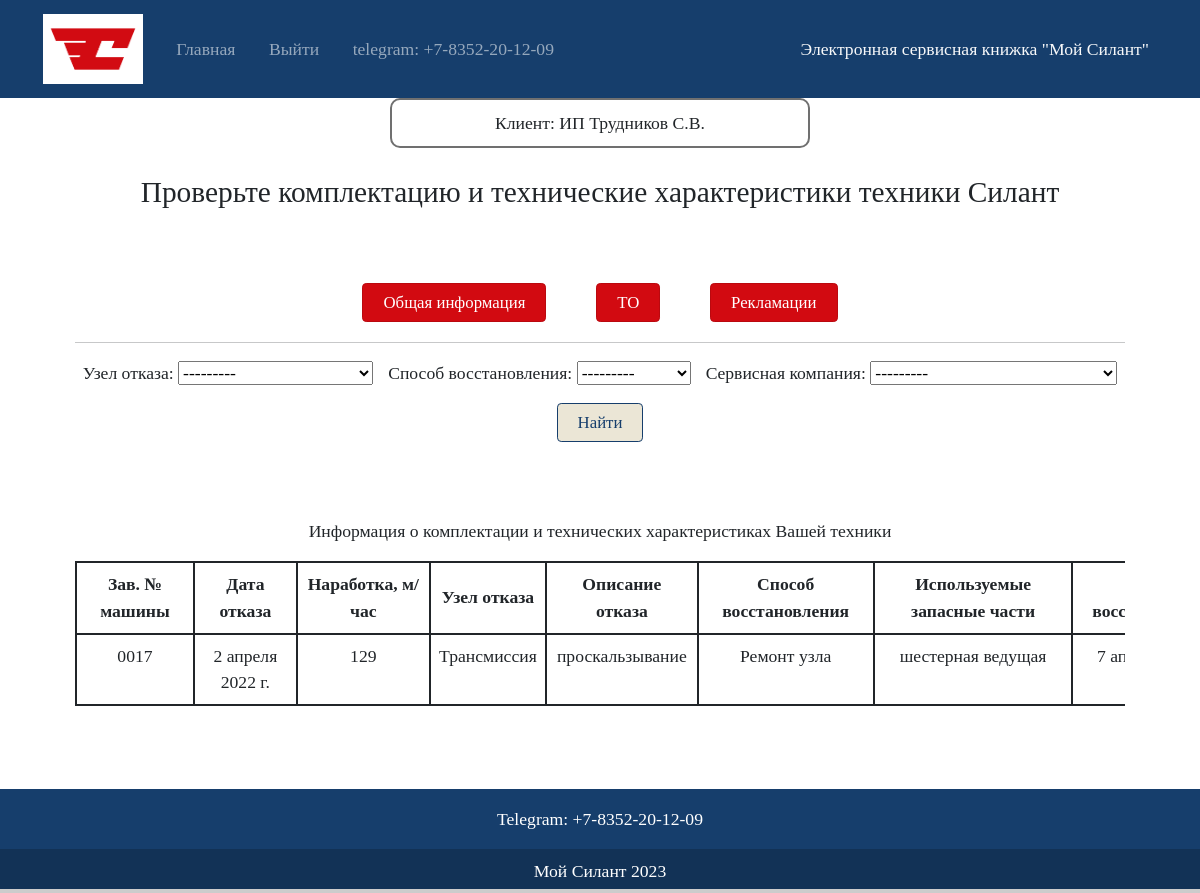
The page /reclamations/ (signed in) on the database its author committed.
### base/models.py (models this page shows, shortened)
class UserProfile(models.Model):
    user = models.OneToOneField(User, on_delete=models.CASCADE, related_name='profile',)
    name = models.CharField(max_length=126,  verbose_name='Описание')
    class Meta:
        verbose_name = 'Профиль'
        verbose_name_plural = 'Профили'

class Reclamation(models.Model):
    machine = models.ForeignKey('Machine', on_delete=models.CASCADE,
                                related_name='machine_reclams',
                                verbose_name='Машина')
    fail_date = models.DateField(verbose_name='Дата отказа')
    operating = models.IntegerField(default=0, verbose_name='Наработка, м/час')
    fail_node = models.ForeignKey('Spravochnik', on_delete=models.CASCADE,
                                  related_name='fails',
                                  limit_choices_to={'type_name': 'FT'},
                                  verbose_name='Узел отказа')
    fail_descrip = models.CharField(max_length=126, verbose_name='Описание отказа')
    recovery = models.ForeignKey('Spravochnik', on_delete=models.CASCADE,
                                 related_name='recovers',
                                 limit_choices_to={'type_name': 'RE'},
                                 verbose_name='Способ восстановления')
    parts = models.CharField(max_length=126, verbose_name='Используемые запасные части')
    recovery_date = models.DateField(verbose_name='Дата восстановления')
    idleness = models.IntegerField(default=0, verbose_name='Время простоя техники')
    service = models.ForeignKey('Spravochnik', on_delete=models.CASCADE,
                                related_name='service_reclams',
                                limit_choices_to={'type_name': 'SR'},
                                verbose_name='Cервисная компания')
    """Функция, вызываемая в сигнале post_save: расчет количества дней"""
    class Meta:
        verbose_name = 'Рекламация'
        verbose_name_plural = 'Рекламации'

class Machine(models.Model):
    number = models.CharField(max_length=50, unique=True, verbose_name='Зав. № машины')
    tech_model = models.ForeignKey('Spravochnik', on_delete=models.CASCADE,
                                   related_name='techs',
                                   limit_choices_to={'type_name': 'TC'},
                                   verbose_name='Модель техники')
    eng_model = models.ForeignKey('Spravochnik', on_delete=models.CASCADE,
                                  related_name='engines',
                                  limit_choices_to={'type_name': 'EN'},
                                  verbose_name='Модель двигателя')
    eng_num = models.CharField(max_length=50, unique=True, verbose_name='Зав. № двигателя')
    tran_model = models.ForeignKey('Spravochnik', on_delete=models.CASCADE,
                                   related_name='trans',
                                   limit_choices_to={'type_name': 'TR'},
                                   verbose_name='Модель трансмиссии')
    tran_num = models.CharField(max_length=50, unique=True, verbose_name='Зав. № трансмиссии')
    drive_axle = models.ForeignKey('Spravochnik', on_delete=models.CASCADE,
                                   related_name='drives',
                                   limit_choices_to={'type_name': 'DA'},
                                   verbose_name='Модель ведущего моста')
    drive_num = models.CharField(max_length=50, unique=True, verbose_name='Зав. № ведущего моста')
    steer_axle = models.ForeignKey('Spravochnik', on_delete=models.CASCADE,
                                   related_name='steers',
                                   limit_choices_to={'type_name': 'SA'},
                                   verbose_name='Модель управляемого моста')
    steer_num = models.CharField(max_length=50, unique=True, verbose_name='Зав. № управляемого моста')
    dogovor = models.CharField(max_length=126, verbose_name='Договор поставки №, дата')
    shipping_date = models.DateField(verbose_name='Дата отгрузки с завода')
    consumer = models.CharField(max_length=126, verbose_name='Грузополучатель (конечный потребитель)')
    address = models.CharField(max_length=126, verbose_name='Адрес поставки (эксплуатации)')
    package = models.TextField(default="Стандарт", verbose_name='Комплектация (доп. опции)')
    client = models.ForeignKey(UserProfile, on_delete=models.CASCADE,
                               related_name='clients',
                               limit_choices_to={'user__groups__name': 'Клиент'},
                               verbose_name='Клиент')
    service = models.ForeignKey('Spravochnik', on_delete=models.CASCADE,
                                related_name='service_machines',
                                limit_choices_to={'type_name': 'SR'},
                                verbose_name='Сервисная компания')
    class Meta:
        verbose_name = 'Машина'
        verbose_name_plural = 'Машины'

class Spravochnik(models.Model):
    TECHNIQUE = 'TC'
    ENGINE = 'EN'
    TRANSMISSION = 'TR'
    DRIVE_AXLE = 'DA'
    STEERING_AXLE = 'SA'
    TO_TYPE = 'TO'
    FAILURE = 'FT'
    RECOVERY = 'RE'
    SERVICE = 'SR'
    HANDBOOK_CHOICES = [
        (TECHNIQUE, 'Модель техники'),
        (ENGINE, 'Модель двигателя'),
        (TRANSMISSION, 'Модель трансмиссии'),
        (DRIVE_AXLE, 'Модель ведущего моста'),
        (STEERING_AXLE, 'Модель управляемого моста'),
        (TO_TYPE, 'Вид TO'),
        (FAILURE, 'Характер отказа'),
        (RECOVERY, 'Способ восстановления'),
        (SERVICE, 'Сервисная компания'),
    ]
    type_name = models.CharField(
        max_length=2,
        choices=HANDBOOK_CHOICES,
        default='Не указано',
        verbose_name='Название справочника'
    )
    name = models.CharField(max_length=256, db_index=True, verbose_name='Название')
    description = models.CharField(max_length=2000, default='Отсутствует', verbose_name='Описание')
    class Meta:
        verbose_name = 'Справочник'
        verbose_name_plural = 'Справочники'
    def __str__(self):
        return self.name

### base/views.py (the view, shortened to what this page needs)
# urls.py: path('reclamations/', ReclamationListView.as_view(), name='reclamation'),
class ReclamationListView(LoginRequiredMixin, ListView):
    model = Reclamation
    template_name = 'reclams.html'
    context_object_name = 'reclamations'
    queryset = Reclamation.objects.order_by('fail_date')
    def get_context_data(self, **kwargs):
        context = super().get_context_data(**kwargs)
        reclam_list = ReclamationFilter(self.request.GET, queryset=self.get_queryset())
        context['filterset'] = reclam_list
        if self.request.user.groups.filter(name='Клиент').exists():
            context['is_client'] = True
            context['users_machines'] = users_machines = Machine.objects.filter(client=self.request.user.profile)
        for reclam in reclam_list.qs:
            if reclam.machine in users_machines:
                context['is_exist'] = True
                break
            else:
                context['is_exist'] = False
        return context

### templates/reclams.html (shortened to what this page needs)
{% extends 'layout.html' %}
{% block content %}
<div class="container">
    <div class="head-container">
        <div class="userInfo">
            {% if is_client%}
                Клиент: {{ request.user.profile.name }}
            {% else %}
                {% if is_service %}
                    Сервисная компания: {{ request.user.profile.name }}
                {% else %}
                    Страница менеджера
                {% endif %}
            {% endif %}
        </div>
        <br>
        <h3>Проверьте комплектацию и технические характеристики техники Силант</h3>
        <div class="buttons">
            <button class="btn btn-primary"> <a class="ref text-white" href="/">Общая информация</a> </button>
            <button class="btn btn-primary"> <a class="ref text-white" href="{% url 'main' %}">ТО</a> </button>
            <button class="btn btn-primary"> <a class="ref text-white" href="{% url 'reclamation' %}">Рекламации</a> </button>
        </div>
        <hr>
    </div>
    <div class="info-container">
        <div class="fil-form">
            <form action="" method="get" >
                 <div class="filter-form">
                     {% for field in filterset.form %}
                         <div>
                             {{ field.label_tag }}
                             {{ field }}
                         </div>
                     {% endfor %}
                 </div>
                <input class="btn btn-secondary mb-4 mt-3" type="submit" value="Найти" />
            </form>
        </div>
        {% if is_exist %}
            <p> Информация о комплектации и технических характеристиках Вашей техники</p>
            <div class="scroll-table">
                <table class="table table-bordered">
                    <thead>
                    <tr>
                        <th>Зав. № машины</th>
                        <th>Дата отказа</th>
                        <th>Наработка, м/час</th>
                        <th>Узел отказа</th>
                        <th>Описание отказа</th>
                        <th>Способ восстановления</th>
                        <th>Используемые запасные части</th>
                        <th>Дата восстановления</th>
                    </tr>
                    </thead>
                    {% for reclam in filterset.qs %}
                        {% if reclam.machine in users_machines %}
                            <tbody>
                            <tr>
                                <td class="selected">
                                    <a class="ref text-dark" href="{% url 'machine' reclam.machine.id %}">{{ reclam.machine.number }}</a>
                                </td>
                                <td>{{ reclam.fail_date }}</td>
                                <td>{{ reclam.operating }}</td>
                                <td class="selected">
                                    <a class="ref text-dark" href="{% url 'sprav' reclam.fail_node.id %}">{{ reclam.fail_node }}</a>
                                </td>
                                <td>{{ reclam.fail_descrip }}</td>
                                <td class="selected">
                                    <a class="ref text-dark" href="{% url 'sprav' reclam.recovery.id %}">{{ reclam.recovery  }}</a>
                                </td>
                                <td>{{ reclam.parts }}</td>
                                <td>{{ reclam.recovery_date }}</td>
                            </tr>
                            </tbody>
                        {% endif %}
                    {%endfor%}
                </table>
            </div>
            <br>
        {% else %}
            <h2>Данных по рекламациям не обнаружено</h2>
        {% endif %}
    </div>
</div>
{% endblock content %}

### static/static_files/css/custom.css (style rules this page uses)
.table { border-color: #212529; width: 1500px; }
.table-bordered>thead>tr>th { border-width: 2px; vertical-align: middle; }
.table-bordered>tbody>tr>td { border-width: 2px; }
.scroll-table { max-width: 1500px; overflow: scroll; }
html, body { height: 100%; margin: 0; font-family: "PT-Astra-Sans"; font-weight: 500; font-size: 1.05rem; }
.ref { text-decoration: none; color: #163E6C; }
.buttons { margin-top: 70px;; margin-right: auto; margin-left: auto; width: 50%; display: flex; justify-content: space-around; }
.btn { padding: 6px 20px; margin: 3px; }
.filter-form { display: flex; flex-direction: row; justify-content: space-around; align-items: flex-end; margin-right: auto; margin-left: auto; }
.fil-form { margin-bottom: 50px; }
.userInfo { margin-top: -20px; padding: 10px; border: 2px solid #707070; border-radius: 10px; width: 40%; margin-right: auto; margin-left: auto; font-family: 'PT-Astra-Sans-Bold'; }
.btn-primary { background-color: #D20A11; border-color: #ba090f; }
.btn-secondary { color: #163E6C; background-color: #EBE6D6; border-color: #163E6C; }

### rows shown on the page
Reclamation: machine.number "0017", fail_date "2 апреля 2022 г.", operating "129", fail_node "Трансмиссия", fail_descrip "проскальзывание", recovery "Ремонт узла", parts "шестерная ведущая", recovery_date "7…"

### other values the page prints
{{ request.user.profile.name }} "ИП Трудников С.В."
{{ field.label_tag }} "Узел отказа:" "Способ восстановления:" "Cервисная компания:"
